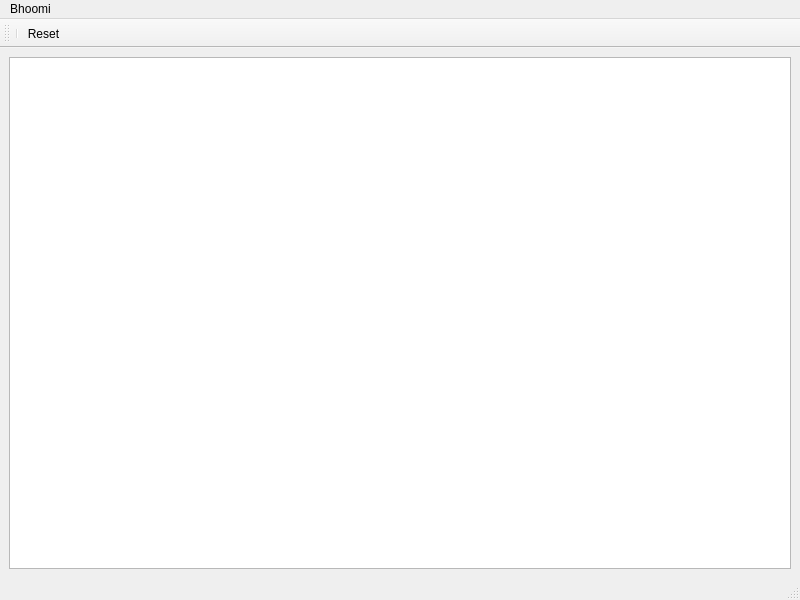
<?xml version="1.0" encoding="UTF-8"?>
<ui version="4.0">
 <class>ranbhoomi</class>
 <widget class="QMainWindow" name="ranbhoomi">
  <property name="geometry">
   <rect>
    <x>0</x>
    <y>0</y>
    <width>800</width>
    <height>600</height>
   </rect>
  </property>
  <property name="windowTitle">
   <string>MainWindow</string>
  </property>
  <widget class="QWidget" name="centralwidget">
   <layout class="QVBoxLayout" name="verticalLayout">
    <item>
     <widget class="Ranbhoomi" name="bhoomi">
      <property name="whatsThis">
       <string>&lt;html&gt;&lt;head/&gt;&lt;body&gt;&lt;p&gt;graphics view class showing the field&lt;/p&gt;&lt;p&gt;&lt;br/&gt;&lt;/p&gt;&lt;/body&gt;&lt;/html&gt;</string>
      </property>
      <property name="autoFillBackground">
       <bool>false</bool>
      </property>
      <property name="backgroundBrush">
       <brush brushstyle="NoBrush">
        <color alpha="255">
         <red>0</red>
         <green>170</green>
         <blue>0</blue>
        </color>
       </brush>
      </property>
      <property name="foregroundBrush">
       <brush brushstyle="NoBrush">
        <color alpha="255">
         <red>0</red>
         <green>170</green>
         <blue>0</blue>
        </color>
       </brush>
      </property>
     </widget>
    </item>
   </layout>
  </widget>
  <widget class="QMenuBar" name="menubar">
   <property name="geometry">
    <rect>
     <x>0</x>
     <y>0</y>
     <width>800</width>
     <height>22</height>
    </rect>
   </property>
   <widget class="QMenu" name="menubhoomi">
    <property name="title">
     <string>Bhoomi</string>
    </property>
    <addaction name="separator"/>
   </widget>
   <addaction name="menubhoomi"/>
  </widget>
  <widget class="QStatusBar" name="statusbar"/>
  <widget class="QToolBar" name="toolBar">
   <property name="windowTitle">
    <string>toolBar</string>
   </property>
   <attribute name="toolBarArea">
    <enum>TopToolBarArea</enum>
   </attribute>
   <attribute name="toolBarBreak">
    <bool>false</bool>
   </attribute>
   <addaction name="separator"/>
   <addaction name="actionreset"/>
  </widget>
  <action name="actionreset">
   <property name="checkable">
    <bool>false</bool>
   </property>
   <property name="icon">
    <iconset resource="icons.qrc">
     <normaloff>:/icons/edit-redo.svg</normaloff>:/icons/edit-redo.svg</iconset>
   </property>
   <property name="text">
    <string>Reset</string>
   </property>
   <property name="toolTip">
    <string>&lt;html&gt;&lt;head/&gt;&lt;body&gt;&lt;p&gt;&lt;span style=&quot; font-weight:700;&quot;&gt;Resets the field &lt;/span&gt;&lt;/p&gt;&lt;p&gt;&lt;br/&gt;&lt;/p&gt;&lt;/body&gt;&lt;/html&gt;</string>
   </property>
   <property name="shortcut">
    <string>Ctrl+R</string>
   </property>
   <property name="menuRole">
    <enum>QAction::NoRole</enum>
   </property>
  </action>
 </widget>
 <customwidgets>
  <customwidget>
   <class>Ranbhoomi</class>
   <extends>QGraphicsView</extends>
   <header>kshetra/ranbhoomi.h</header>
  </customwidget>
 </customwidgets>
 <resources>
  <include location="icons.qrc"/>
 </resources>
 <connections/>
</ui>
